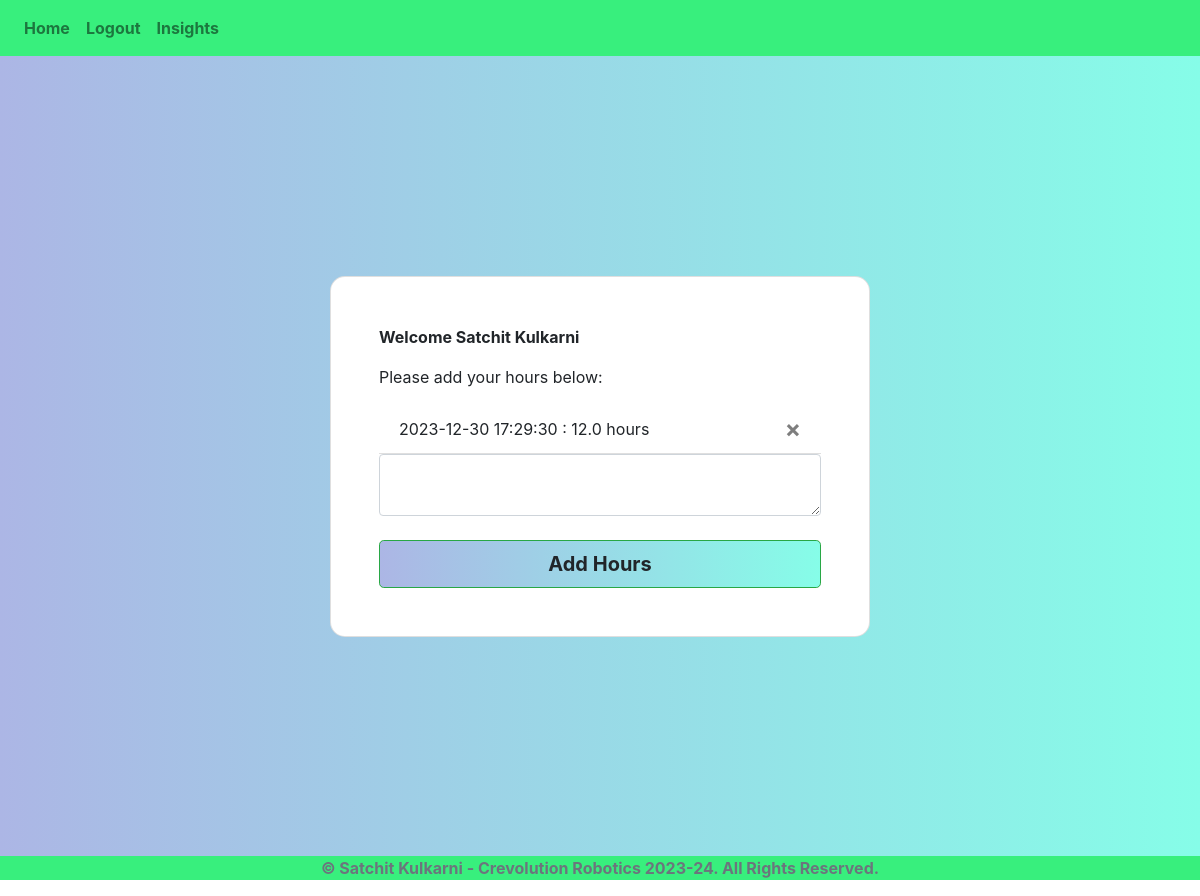
Page / (signed in) on the earlier database version.
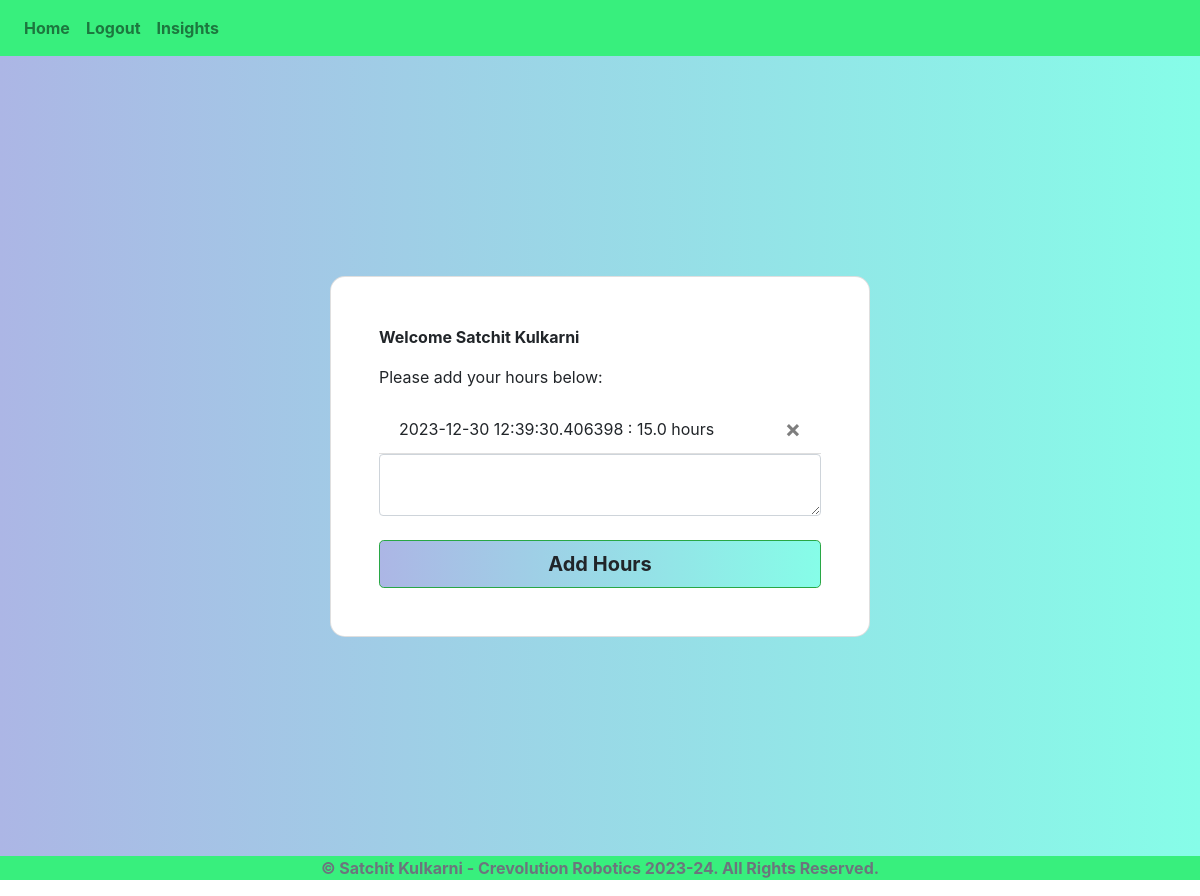
Same page on the later database version.
### website/models.py (models this page shows)
class User(db.Model, UserMixin):
    id = db.Column(db.Integer, primary_key=True)
    email = db.Column(db.String(250), unique=True)
    password = db.Column(db.String(250))
    fullName = db.Column(db.String(250))
    total = db.Column(db.Float)
    hours = db.relationship('Hours')

class Hours(db.Model):
    id = db.Column(db.Integer, primary_key=True)
    data = db.Column(db.Float)
    date = db.Column(db.DateTime(timezone=True), default=lambda:datetime.now(pytz.timezone('America/New_York')), unique=True)
    user_id = db.Column(db.Integer, db.ForeignKey('user.id'))

### website/views.py (the view, shortened to what this page needs)
@views.route('/', methods=['GET', 'POST'])
@login_required
def home():
    return render_template("home.html", user=current_user)

### website/__init__.py (called while the page is built)
def create_app():
    app = Flask(__name__)
    app.config['SECRET_KEY'] = 'Joey Tidrow is a big nerd'
    app.config['SQLALCHEMY_DATABASE_URI'] = f'sqlite:///{DB_NAME}'
    db.init_app(app)
    from .views import views
    from .auth import auth
    app.register_blueprint(views, url_prefix = '/')
    app.register_blueprint(auth, url_prefix = '/')
    from .models import User, Hours
    with app.app_context():
        db.create_all()
    login_manager = LoginManager()
    login_manager.login_view = 'auth.login'
    login_manager.init_app(app)
    @login_manager.user_loader
    def load_user(id):
        return User.query.get(int(id))
    return app

### website/templates/home.html
{% extends "base.html" %}
{% block title %}Home{% endblock %} {% block content %}
<section class="vh-100 bg-image">
    <div class="mask d-flex align-items-center h-100 gradient-custom-3">
    <div class="container h-100">
      <div class="row d-flex justify-content-center align-items-center h-100">
        <div class="col-12 col-md-9 col-lg-7 col-xl-6">
          <div class="card" style="border-radius: 15px;">
            <div class="card-body p-5">
              <p><b>Welcome {{user.fullName}}</b></p>
              <p>Please add your hours below:</p>
              <ul class="list-group list-group-flush" id="hours">
                {% for hour in user.hours %}
                <li class="list-group-item">
                  {{hour.date}} : {{ hour.data }} hours
                  <button type="button" class="close" onClick="deleteHour('{{hour.id}}')">
                    <span aria-hidden="true">&times;</span>
                  </button>
                </li>
                {% endfor %}
              </ul>
              <form method="POST">
                <textarea name="hour" id="hour" class="form-control"></textarea>
                <br />
                <div align="center">
                    <button type="submit"
                    class="btn btn-success btn-block btn-lg gradient-custom-4 text-body"><b>Add Hours</b></button>
                </div>
              </form>
            </div>
          </div>
        </div>
      </div>
    </div>
  </div>
</section>
{% endblock %}

### website/templates/base.html (shortened to what this page needs)
<!DOCTYPE html>
<html lang="en">
    <head>
        <link
            rel="stylesheet"
            href="https://stackpath.bootstrapcdn.com/bootstrap/4.4.1/css/bootstrap.min.css"
        />
        <link
            rel="stylesheet"
            href="https://stackpath.bootstrapcdn.com/font-awesome/4.7.0/css/font-awesome.min.css"
        />
        <link
            rel="stylesheet"
            href="../static/style.css"
        />
    </head>
    <body>
        <nav class="navbar navbar-expand-lg navbar-light" style="background-color: #38ef7d;">
            <div class="collapse navbar-collapse" id="navbar">
              <div class="navbar-nav">
                {% if user.is_authenticated %}
                <a class="nav-item nav-link" id="home" href="/"><b>Home</b></a>
                <a class="nav-item nav-link" id="logout" href="/logout"><b>Logout</b></a>
                {% else %}
                <a class="nav-item nav-link" id="login" href="/login"><b>Login</b></a>
                <a class="nav-item nav-link" id="signUp" href="/sign-up"><b>Sign Up</b></a>
                {% endif %}
                <a class="nav-item nav-link" id="insights" href="/insights"><b>Insights</b></a>
              </div>
            </div>
        </nav>
        <div class="container:">
            {% block content %} {% endblock %}
        </div>
    </body>
    <footer style="background-color: #38ef7d;">
      <p class="text-center text-muted"><b>© Satchit Kulkarni - Crevolution Robotics 2023-24. All Rights Reserved.</b></p>
    </footer>
</html>

### website/static/style.css (style rules this page uses)
.gradient-custom-3 { background: #86fde8; background: -webkit-linear-gradient(to right, #acb6e5, #86fde8); background: linear-gradient(to right, #acb6e5, #86fde8) }
.gradient-custom-4 { background: #86fde8; background: -webkit-linear-gradient(to right, #acb6e5, #86fde8); background: linear-gradient(to right, #acb6e5, #86fde8) }

Differences in the rows shown:
removed Hours: date "2023-12-30 17:29:30", data "12.0"
added Hours: date "2023-12-30 12:39:30.406398", data "15.0"
